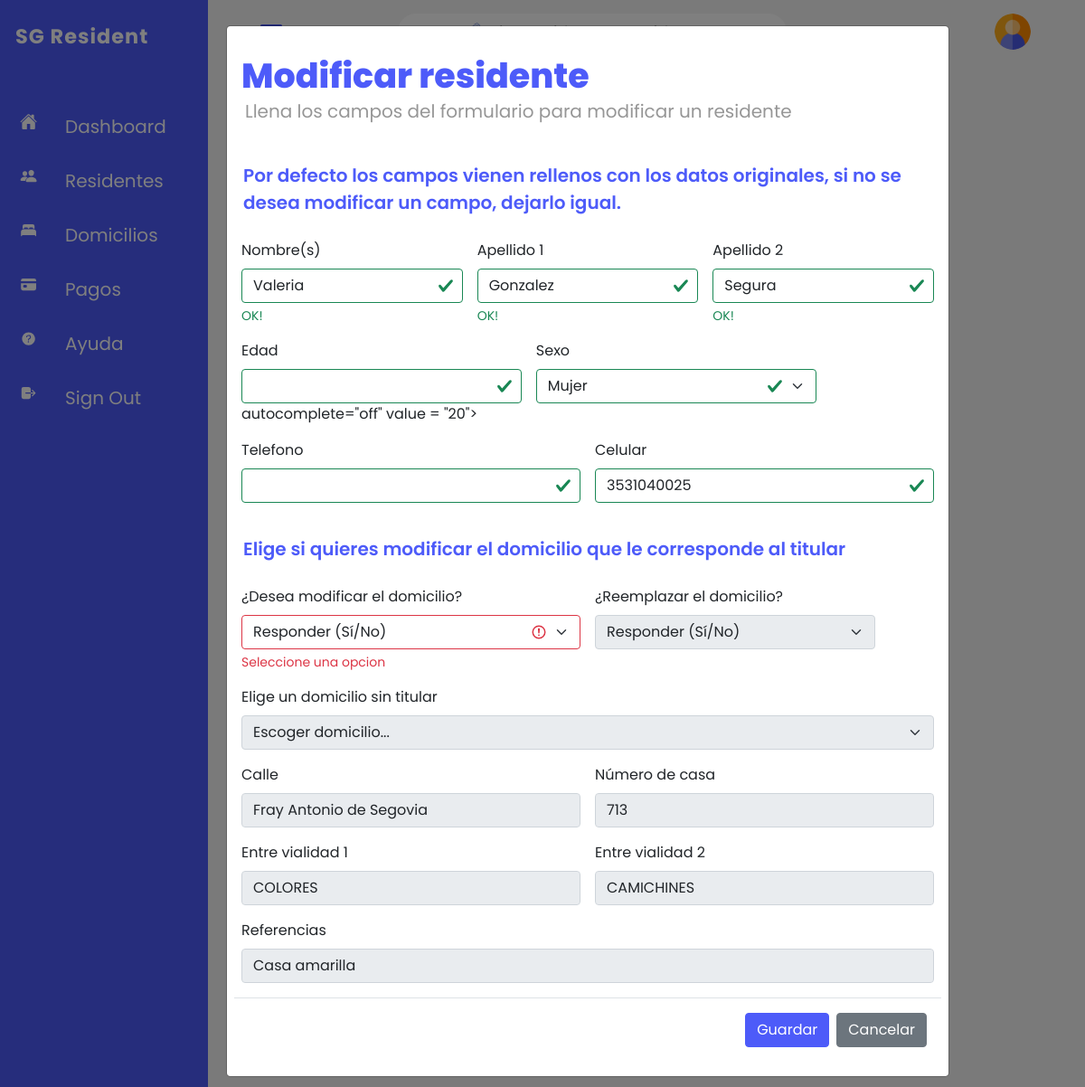
Page /configuraciones/operaciones_residente/mod_res.php?id_=1 on the committed database.
### tables this page shows
CREATE TABLE titular(
	ID_TITULAR		INT 			auto_increment		PRIMARY KEY,  
	NOMBRE	 		VARCHAR(50)		NOT NULL,						 
	PR_APELL		VARCHAR(50) 	NOT NULL,
	SEG_APELL		VARCHAR(50)		NOT NULL,
	SEXO			VARCHAR(1)		NULL,
	EDAD			INT 			NOT NULL,
	CELULAR			VARCHAR(25)		NULL,
	TEL_CASA		VARCHAR(25)		NULL,
	INACTIVO		BIT  			DEFAULT 0	 
);

CREATE TABLE domicilio(
	CALLE			VARCHAR(50)		NOT NULL,
	NO_CASA			INT				NOT NULL,
	VIALIDAD_1		VARCHAR(50)		NOT NULL,
	VIALIDAD_2		VARCHAR(50)		NOT NULL,
	REFERENCIAS		VARCHAR(50)		NULL,
	ID_TITULAR		INT,
	
	PRIMARY KEY(CALLE, NO_CASA),
	
	CONSTRAINT FK_DOM_DEL FOREIGN KEY(ID_TITULAR) 
		REFERENCES titular(ID_TITULAR)
        ON UPDATE CASCADE
		ON DELETE SET NULL
);

### configuraciones/operaciones_residente/mod_res.php (the view, shortened to what this page needs)
<?php
    include_once '../conexion_bd.php';
    $id = $_GET['id_'];
    $rsT = mysqli_query($conexion, "SELECT * FROM titular WHERE ID_TITULAR = $id");
    $rsD = mysqli_query($conexion, "SELECT * FROM domicilio WHERE ID_TITULAR = $id");
    $titular = mysqli_fetch_array($rsT);
    $dom = mysqli_fetch_array($rsD);
?>
<html>
<head>
    <link rel="stylesheet" type="text/css" href="../../css/bootstrap.min.css">
    <link rel = "stylesheet" href = "../../css/style.css">
    <link rel="stylesheet" href="../../css/modal.css">
</head>
<body>
    <div class="container">
        <div class="main">
        </div>
    </div>
    <div class="modal fade" id="modificar-residente" data-bs-backdrop="static" data-bs-keyboard="false" tabindex="-1" aria-labelledby="staticBackdropLabel" aria-hidden="true">
        <div class="modal-dialog modal-dialog-scrollable">
            <div class="modal-content">
                <div class="modal-header">
                    <div class="h1-modal">
                        <label>Modificar residente</label>
                    </div>
                </div>
                <div class="modal-header" id="indicacion">
                    <label>Llena los campos del formulario para modificar un residente </label>
                </div>
                <div class="modal-body">
                    <form method="POST" class="row g-3 needs-validation was-validated">
                        <div class="modal-header" id="indicacion2">
                            <label>Por defecto los campos vienen rellenos con los datos originales, si no se desea modificar un campo, dejarlo igual.</label>
                        </div>
                        <div class="col-md-4">
                            <label for="nombre_residente" class="form-label">Nombre(s)</label>
                            <input type="text" name="txtNombre" class="form-control" id="nombreresidente" autocomplete="off" value = "<?php echo $titular[1]; ?>" maxlength="50" pattern="[A-Za-z]{1,50}" title="Letras. Tamaño mínimo: 1. Tamaño máximo: 50.">
                            <div class="valid-feedback">
                                OK!
                            </div>
                        </div>
                        <div class="col-md-4">
                            <label for="apellido_1_residente" class="form-label">Apellido 1</label>
                            <input type="text" name="txtApellido1" class="form-control" id="apellido_1_residente" autocomplete="off" value = "<?php echo $titular[2];?>" maxlength="50" pattern="[A-Za-z]{1,50}" title="Letras. Tamaño mínimo: 1. Tamaño máximo: 50.">
                            <div class="valid-feedback">
                                OK!
                            </div>
                        </div>
                        <div class="col-md-4">
                            <label for="apellido_2_residente" class="form-label">Apellido 2</label>
                            <input type="text" name="txtApellido2" class="form-control" id="apellido_2_residente" autocomplete="off" value = "<?php echo $titular[3];?>" maxlength="50" pattern="[A-Za-z]{1,50}" title="Letras. Tamaño mínimo: 1. Tamaño máximo: 50.">
                            <div class="valid-feedback">
                                OK!
                            </div>
                        </div>
                        <div class="col-md-5">
                            <label for="edad" class="form-label">Edad</label>
                            <div class="input-group has-validation">
                                <input type="number" name="txtEdad" class="form-control" id="edad" aria-describedby="inputGroupPrepend" autocomplete="off" minlength="3" pattern="[0-9+]" title="Numeros de 0 a 9.">
                                        autocomplete="off" value = "<?php echo $titular[5];?>">
                            </div>
                        </div>
                        <div class="col-md-5">
                            <label for="sexo" class="form-label">Sexo</label>
                            <select name="selSexo" class="form-select" id="sexo">
                                <?php
                                    if($titular[4] == "M"){
                                        echo "<option value='M' selected>Mujer</option>";
                                    }else if($titular[4] == "H"){
                                        echo "<option value='M'>Mujer</option>";
                                        echo "<option value='H' selected>Hombre</option>";
                                        echo "<option value='O'>Otro</option>";
                                    }
                                    else{
                                        echo "<option value='M'>Mujer</option>";
                                        echo "<option value='H'>Hombre</option>";
                                        echo "<option value='O' selected>Otro</option>";
                                    }
                                ?>
                            </select>
                        </div>
                        <div class="col-md-6">
                            <label for="telefono" class="form-label">Telefono</label>
                            <input type="text" name="txtTelefono" class="form-control" id="telefono" autocomplete="off" value = "<?php echo $titular[7]; ?>" minlength="10" maxlength="25" pattern="^[0-9]+" title="Numeros de 0 a 9. Tamaño máximo: 25 digitos">
                        </div>
                        <div class="col-md-6">
                            <label for="celular" class="form-label">Celular</label>
                            <input type="text" name="txtCelular" class="form-control" id="celular" type="number" autocomplete="off" value = "<?php echo $titular[6];?>" minlength="10" maxlength="25" pattern="^[0-9]+" title="Numeros de 0 a 9. Tamaño máximo: 25 digitos">
                        </div>
                        <div class="modal-header" id="indicacion2">
                            <label>Elige si quieres modificar el domicilio que le corresponde al titular</label>
                        </div>
                        <div class="col-md-6">
                            <label for="mod-dom" class="form-label">¿Desea modificar el domicilio?</label>
                            <select class="form-select" required id = "mod-dom" name="mod-dom" onchange="if(this.value=='No') {document.getElementById('existe-dom').disabled = true, document.getElementById('domicilio').disabled = true , document.getElementById('numerocasa').disabled = true , document.getElementById('entrevialidad1').disabled = true,
                                                                                                          document.getElementById('entrevialidad2').disabled = true, document.getElementById('referencias').disabled = true, document.getElementById('selDom').disabled = true} else
                                                                                                            {document.getElementById('existe-dom').disabled = false}">
                                <option selected="" disabled="" value="">Responder (Sí/No)</option>
                            </select>
                            <div class="invalid-feedback">
                                Seleccione una opcion
                            </div>
                        </div>
                        <div class="col-md-5">
                            <label for="existe-dom" class="form-label">¿Reemplazar el domicilio?</label>
                            <select disabled class="form-select" id= "existe-dom" required name="existe-dom" onchange="if(this.value=='No') {document.getElementById('domicilio').disabled = false , document.getElementById('numerocasa').disabled = false , document.getElementById('entrevialidad1').disabled = false,
                                                                                                          document.getElementById('entrevialidad2').disabled = false, document.getElementById('referencias').disabled = false, document.getElementById('selDom').disabled = true} else
                                                                                                            {document.getElementById('domicilio').disabled = true , document.getElementById('numerocasa').disabled = true , document.getElementById('entrevialidad1').disabled = true,
                                                                                                          document.getElementById('entrevialidad2').disabled = true, document.getElementById('referencias').disabled = true, document.getElementById('selDom').disabled = false}">
                                <option selected="" disabled="" value="">Responder (Sí/No)</option>
                            </select>
                        </div>
                        <div class="col-12">
                            <label for="selDom" class="form-label">Elige un domicilio sin titular</label>
                            <select name="selDom" class="form-select" id="selDom" required disabled>
                                <option selected="" disabled="" value="">Escoger domicilio...</option>
                            </select>
                        </div>
                        <div class="col-md-6">
                            <label for="domicilio" class="form-label">Calle</label>
                            <input type="text" name="txtDomicilio" class="form-control" id="domicilio" maxlength="50" pattern="[A-Za-z]{1,50}" title="Letras. Tamaño mínimo: 1. Tamaño máximo: 50."  autocomplete="off" disabled value = "<?php echo $dom[0]; ?>">
                        </div>
                        <div class="col-md-6">
                            <label for="numero_casa" class="form-label">Número de casa</label>
                            <input type="text" name="txtNoCasa" class="form-control" id="numerocasa" autocomplete="off" disabled pattern="^[0-9]+" title="Numeros de 0 a 9." value = "<?php echo $dom[1]; ?>">
                        </div>
                        <div class="col-md-6">
                            <label for="entrevialidad_1" class="form-label">Entre vialidad 1</label>
                            <input type="text" name="txtVialidad1" class="form-control" id="entrevialidad1" autocomplete="off" disabled value = "<?php echo $dom[2]; ?>" maxlength="50" pattern="[A-Za-z]{1,50}" title="Letras. Tamaño mínimo: 1. Tamaño máximo: 50.">
                        </div>
                        <div class="col-md-6">
                            <label for="entrevialidad_2" class="form-label">Entre vialidad 2</label>
                            <input type="text" name="txtVialidad2" class="form-control" id="entrevialidad2" autocomplete="off" disabled value = "<?php echo $dom[3]; ?>" maxlength="50" pattern="[A-Za-z]{1,50}" title="Letras. Tamaño mínimo: 1. Tamaño máximo: 50.">
                        </div>
                        <div class="col-12">
                            <label for="referencias" class="form-label">Referencias</label>
                            <input type="text" name="txtReferencias" class="form-control" id="referencias" autocomplete="off" disabled value = "<?php echo $dom[4]; ?>" pattern="[A-Za-z0-9]{1,50}" title="Letras. Tamaño mínimo: 1. Tamaño máximo: 50.">
                        </div>
                        <div class="modal-footer">
                            <button class="btn btn-primary" name="btn-resi-mod" type="submit">Guardar</button>
                            <a href = "../../secciones/vista_res.php">
                                <button type="button" class="btn btn-secondary" data-bs-dismiss="modal">Cancelar</button>
                            </a>
                        </div>
                    </form>
                </div>
            </div>
        </div>
    </div>
</body>
</html>

### rows in the picture
titular: txtNombre "Valeria", txtApellido1 "Gonzalez", txtApellido2 "Segura", EDAD "20", selSexo "Mujer", txtCelular "3531040025"
domicilio: txtDomicilio "Fray Antonio de Segovia", txtNoCasa "713", txtVialidad1 "COLORES", txtVialidad2 "CAMICHINES", txtReferencias "Casa amarilla"
